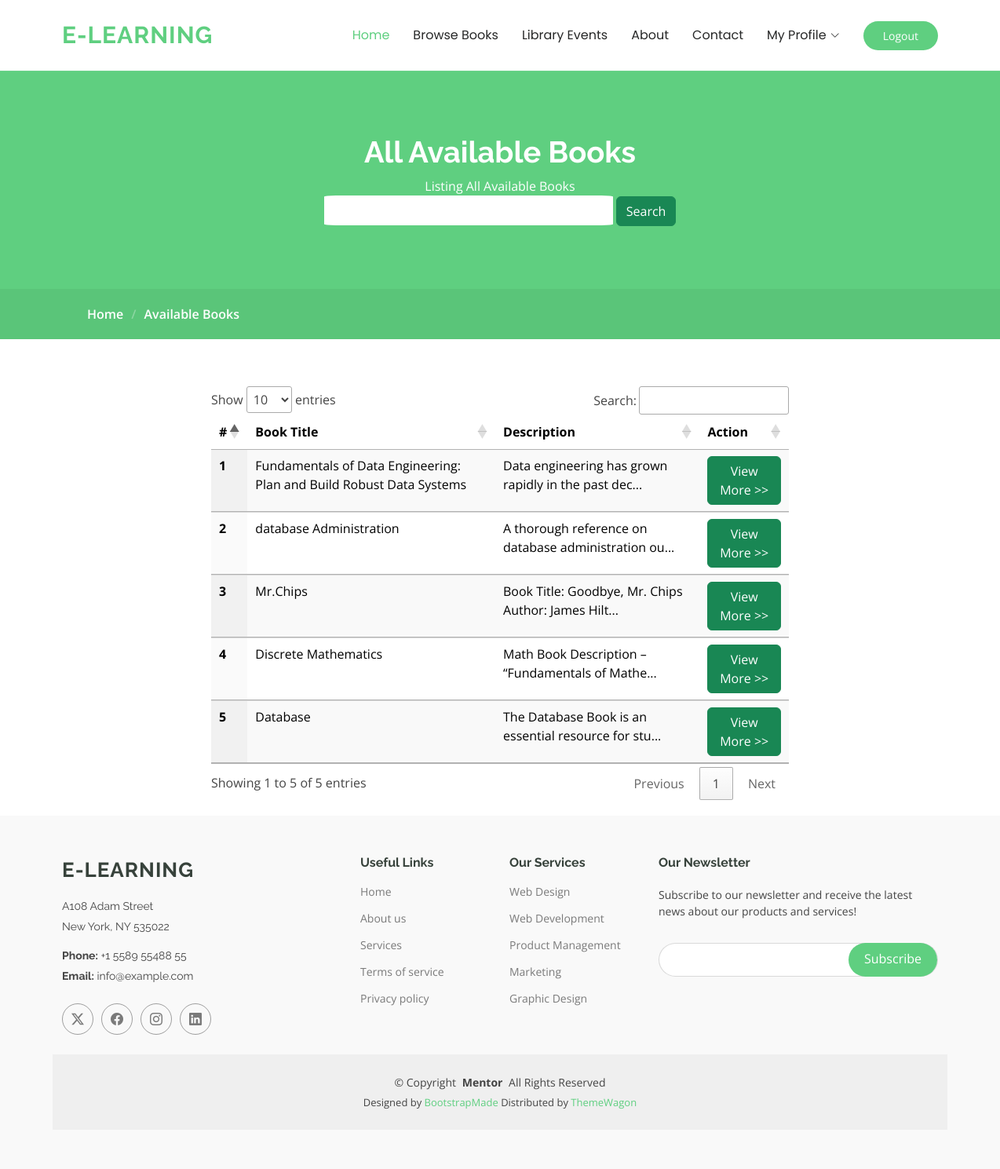
/Login/User/Browse-bookss.php, run on the app's committed database.
### tables this page shows
CREATE TABLE `books` (
  `book_id` int(20) NOT NULL,
  `book_title` varchar(255) NOT NULL,
  `book_author` varchar(255) NOT NULL,
  `book_isbn` varchar(255) NOT NULL,
  `book_publisher` varchar(255) NOT NULL,
  `book_pb_year` varchar(255) NOT NULL,
  `book_cover` varchar(255) NOT NULL,
  `book_category` int(11) NOT NULL,
  `book_language` varchar(255) NOT NULL,
  `book_desc` text NOT NULL,
  `status` varchar(255) NOT NULL,
  `added_by` varchar(255) NOT NULL,
  `created_at` timestamp NOT NULL DEFAULT current_timestamp() ON UPDATE current_timestamp()
);

### Login/User/Browse-bookss.php (the view, shortened to what this page needs)
<?php session_start() ;
$search="";
?>
<!DOCTYPE html>
<html lang="en">
<head>
  <link href="assets/vendor/bootstrap/css/bootstrap.min.css" rel="stylesheet">
  <link href="assets/vendor/bootstrap-icons/bootstrap-icons.css" rel="stylesheet">
  <link href="assets/vendor/aos/aos.css" rel="stylesheet">
  <link href="assets/vendor/glightbox/css/glightbox.min.css" rel="stylesheet">
  <link href="assets/vendor/swiper/swiper-bundle.min.css" rel="stylesheet">
  <link href="assets/css/main.css" rel="stylesheet">
  <link rel="stylesheet" href="https://cdn.datatables.net/1.13.6/css/jquery.dataTables.min.css">
</head>
<body class="course-details-page">
  <?php include("header.php")  ?>
  <main class="main">
    <div class="page-title" data-aos="fade">
      <div class="heading">
        <div class="container">
          <div class="row d-flex justify-content-center text-center">
            <div class="col-lg-8">
              <h1>All Available Books</h1>
              <p class="mb-0">Listing All Available Books</p>
            </div>
          </div>
        </div>
        <div class="container">
          <div class="row d-flex justify-content-center text-center">
            <div class="col-lg-8">
              <form action="" method="post">
              <div class="">
              <input type="text" name="searchF" class="" style="width:50%;padding:  7px;border:none;border-radius:4%">
              <input type="submit" name="search" class="btn btn-success " value="Search" width="20%">
             </div>
             </form>
            </div>
          </div>
        </div>
      </div>
      <nav class="breadcrumbs">
        <div class="container">
          <ol>
            <li><a href="Home.php">Home</a></li>
            <li class="current">Available Books</li>
          </ol>
        </div>
      </nav>
    </div>
    <section id="courses-course-details" class="courses-course-details section">
      <div class="container" data-aos="fade-up">
<div class="row">
  <div class="col-lg-2"></div>
<div class="col-lg-8">
  <table class="table display hover" id="myTable">
  <thead>
    <tr>
      <th scope="col">#</th>
      <th scope="col">Book Title</th>
      <th scope="col">Description</th>
      <th scope="col">Action</th>
    </tr>
  </thead>
  <tbody>
  <?php
$conn = mysqli_connect("localhost", "root", "", "db_lms");
if ($conn) {
  if(isset($_POST['search'])){
    $query = "
      SELECT books.*, book_categories.cat_name
      FROM books
      JOIN book_categories ON books.book_category = book_categories.cat_id
      WHERE books.status = 'Available' and books.book_title like '$search%'
      ORDER BY books.created_at DESC
";
  }else{
  $query = "
  SELECT books.*, book_categories.cat_name
  FROM books
  JOIN book_categories ON books.book_category = book_categories.cat_id
  WHERE books.status = 'Available'
  ORDER BY books.created_at DESC
";
}
  $result = mysqli_query($conn, $query);
$sr=1;
  while ($book = mysqli_fetch_assoc($result)) {
?>
    <tr>
      <th scope="row"><?php   echo $sr++; ?></th>
      <td><?php echo $book['book_title']; ?></td>
      <td><?php echo substr($book['book_desc'],0,50)."..."; ?></td>
      <td><a href="desc-details.php?id=<?php echo $book['book_id']; ?>" class="btn-getstarted btn btn-success">View More >></a>
      </td>
    </tr>
    <?php
        }
      } else {
        echo "<p class='text-danger'>Failed to connect to the database.</p>";
      }
    ?>
  </tbody>
</table>
    </div>
    <div class="col-lg-2"></div>
        </div>
        </div>
    </section>
  </main>
  <?php include("footer.php")  ?>
</body>
</html>

### data on the page
books: book_title "Fundamentals of Data Engineering: Plan and Build Robust Data Systems", book_desc "Data engineering has grown rapidly in the past dec"
books: book_title "database Administration", book_desc "A thorough reference on database administration ou"
books: book_title "Mr.Chips", book_desc "Book Title: Goodbye, Mr. Chips Author: James Hilt"
books: book_title "Discrete Mathematics", book_desc "Math Book Description – “Fundamentals of Mathe"
books: book_title "Database", book_desc "The Database Book is an essential resource for stu"
